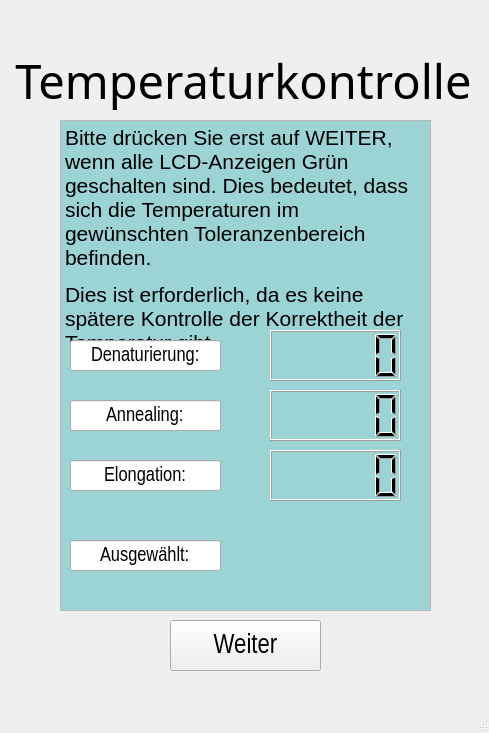
<?xml version="1.0" encoding="UTF-8"?>
<ui version="4.0">
 <class>TempAnspruch</class>
 <widget class="QMainWindow" name="TempAnspruch">
  <property name="geometry">
   <rect>
    <x>0</x>
    <y>0</y>
    <width>489</width>
    <height>733</height>
   </rect>
  </property>
  <property name="windowTitle">
   <string>Einführung</string>
  </property>
  <widget class="QWidget" name="centralwidget">
   <widget class="QTextEdit" name="textEdit">
    <property name="geometry">
     <rect>
      <x>60</x>
      <y>120</y>
      <width>371</width>
      <height>491</height>
     </rect>
    </property>
    <property name="readOnly">
     <bool>true</bool>
    </property>
    <property name="html">
     <string>&lt;!DOCTYPE HTML PUBLIC &quot;-//W3C//DTD HTML 4.0//EN&quot; &quot;http://www.w3.org/TR/REC-html40/strict.dtd&quot;&gt;
&lt;html&gt;&lt;head&gt;&lt;meta name=&quot;qrichtext&quot; content=&quot;1&quot; /&gt;&lt;meta charset=&quot;utf-8&quot; /&gt;&lt;style type=&quot;text/css&quot;&gt;
p, li { white-space: pre-wrap; }
hr { height: 1px; border-width: 0; }
li.unchecked::marker { content: &quot;\2610&quot;; }
li.checked::marker { content: &quot;\2612&quot;; }
&lt;/style&gt;&lt;/head&gt;&lt;body style=&quot; font-family:'Segoe UI'; font-size:9pt; font-weight:400; font-style:normal;&quot; bgcolor=&quot;#9cd4d6&quot;&gt;
&lt;p style=&quot; margin-top:12px; margin-bottom:12px; margin-left:0px; margin-right:0px; -qt-block-indent:0; text-indent:0px;&quot;&gt;&lt;span style=&quot; font-family:'Arial Narrow','sans-serif'; font-size:16pt;&quot;&gt;Bitte drücken Sie erst auf WEITER, wenn alle LCD-Anzeigen Grün geschalten sind. Dies bedeutet, dass sich die Temperaturen im gewünschten Toleranzenbereich befinden. &lt;/span&gt;&lt;/p&gt;
&lt;p style=&quot; margin-top:12px; margin-bottom:12px; margin-left:0px; margin-right:0px; -qt-block-indent:0; text-indent:0px;&quot;&gt;&lt;span style=&quot; font-family:'Arial Narrow','sans-serif'; font-size:16pt;&quot;&gt;Dies ist erforderlich, da es keine spätere Kontrolle der Korrektheit der Temperatur gibt.&lt;/span&gt;&lt;/p&gt;&lt;/body&gt;&lt;/html&gt;</string>
    </property>
   </widget>
   <widget class="QLabel" name="label">
    <property name="geometry">
     <rect>
      <x>-2</x>
      <y>50</y>
      <width>491</width>
      <height>61</height>
     </rect>
    </property>
    <property name="font">
     <font>
      <family>Tw Cen MT</family>
      <pointsize>35</pointsize>
      <bold>false</bold>
     </font>
    </property>
    <property name="text">
     <string>Temperaturkontrolle</string>
    </property>
    <property name="alignment">
     <set>Qt::AlignCenter</set>
    </property>
   </widget>
   <widget class="QPushButton" name="btn_Weiter">
    <property name="geometry">
     <rect>
      <x>170</x>
      <y>620</y>
      <width>151</width>
      <height>51</height>
     </rect>
    </property>
    <property name="font">
     <font>
      <family>Arial Narrow</family>
      <pointsize>20</pointsize>
     </font>
    </property>
    <property name="text">
     <string>Weiter</string>
    </property>
   </widget>
   <widget class="QLineEdit" name="Dauer_line">
    <property name="geometry">
     <rect>
      <x>70</x>
      <y>460</y>
      <width>151</width>
      <height>31</height>
     </rect>
    </property>
    <property name="font">
     <font>
      <family>Arial Narrow</family>
      <pointsize>15</pointsize>
     </font>
    </property>
    <property name="text">
     <string>Elongation:</string>
    </property>
    <property name="alignment">
     <set>Qt::AlignCenter</set>
    </property>
    <property name="readOnly">
     <bool>true</bool>
    </property>
   </widget>
   <widget class="QLineEdit" name="Dauer_line_2">
    <property name="geometry">
     <rect>
      <x>70</x>
      <y>400</y>
      <width>151</width>
      <height>31</height>
     </rect>
    </property>
    <property name="font">
     <font>
      <family>Arial Narrow</family>
      <pointsize>15</pointsize>
     </font>
    </property>
    <property name="text">
     <string>Annealing:</string>
    </property>
    <property name="alignment">
     <set>Qt::AlignCenter</set>
    </property>
    <property name="readOnly">
     <bool>true</bool>
    </property>
   </widget>
   <widget class="QLineEdit" name="Dauer_line_3">
    <property name="geometry">
     <rect>
      <x>70</x>
      <y>340</y>
      <width>151</width>
      <height>31</height>
     </rect>
    </property>
    <property name="font">
     <font>
      <family>Arial Narrow</family>
      <pointsize>15</pointsize>
     </font>
    </property>
    <property name="text">
     <string>Denaturierung:</string>
    </property>
    <property name="alignment">
     <set>Qt::AlignCenter</set>
    </property>
    <property name="readOnly">
     <bool>true</bool>
    </property>
   </widget>
   <widget class="QLineEdit" name="Dauer_line_4">
    <property name="geometry">
     <rect>
      <x>70</x>
      <y>540</y>
      <width>151</width>
      <height>31</height>
     </rect>
    </property>
    <property name="font">
     <font>
      <family>Arial Narrow</family>
      <pointsize>15</pointsize>
     </font>
    </property>
    <property name="text">
     <string>Ausgewählt:</string>
    </property>
    <property name="alignment">
     <set>Qt::AlignCenter</set>
    </property>
    <property name="readOnly">
     <bool>true</bool>
    </property>
   </widget>
   <widget class="QLabel" name="lbl_tempdef">
    <property name="geometry">
     <rect>
      <x>260</x>
      <y>530</y>
      <width>151</width>
      <height>61</height>
     </rect>
    </property>
    <property name="text">
     <string/>
    </property>
   </widget>
   <widget class="QLCDNumber" name="wasser_denat">
    <property name="geometry">
     <rect>
      <x>270</x>
      <y>330</y>
      <width>131</width>
      <height>51</height>
     </rect>
    </property>
   </widget>
   <widget class="QLCDNumber" name="wasser_aneal">
    <property name="geometry">
     <rect>
      <x>270</x>
      <y>390</y>
      <width>131</width>
      <height>51</height>
     </rect>
    </property>
   </widget>
   <widget class="QLCDNumber" name="wasser_elong">
    <property name="geometry">
     <rect>
      <x>270</x>
      <y>450</y>
      <width>131</width>
      <height>51</height>
     </rect>
    </property>
   </widget>
  </widget>
  <widget class="QMenuBar" name="menubar">
   <property name="geometry">
    <rect>
     <x>0</x>
     <y>0</y>
     <width>489</width>
     <height>22</height>
    </rect>
   </property>
  </widget>
  <widget class="QStatusBar" name="statusbar"/>
 </widget>
 <resources/>
 <connections/>
</ui>
